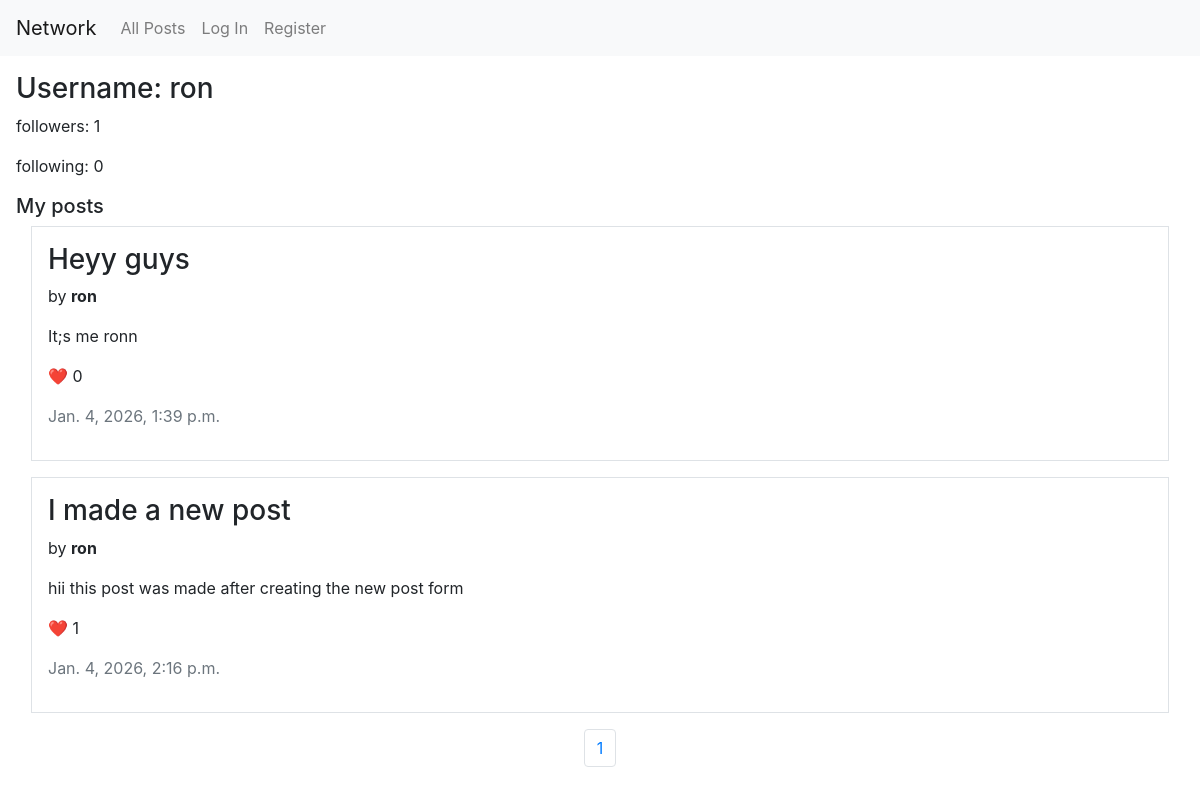
The page /profile/3 on the database its author committed.
### network/models.py (models this page shows, shortened)
class User(AbstractUser):
    pass

class Post(models.Model):
    id = models.AutoField(primary_key=True)
    title = models.CharField()
    content = models.TextField()
    author = models.ForeignKey(User, on_delete=models.CASCADE, related_name='posts')
    timestamp = models.DateTimeField(auto_now_add=True)

### network/views.py (the view)
# urls.py: path("profile/<int:id>", views.profile, name="profile"),
def profile(request, id):
    try:
        user = User.objects.get(id=id)
    except:
        return render(request, "network/error.html")
    all_posts = Post.objects.filter(author=user).order_by('timestamp')
    username = user.username
    followers = user.followers.count()
    following = user.following.count()
    p = Paginator(all_posts, 10)
    page_number = request.GET.get('page')
    page_obj = p.get_page(page_number)
    if request.user.is_authenticated:
        for post in page_obj:
            post.is_liked = post.likes.filter(liked_by=request.user).exists()
            post.is_following = post.author.followers.filter(follower=request.user).exists()
    return render(request, "network/profile.html", {
        'page_obj' : page_obj,
        'username' : username,
        'following_count' : following,
        'followers_count' : followers
    })

### network/templates/network/profile.html (shortened to what this page needs)
{% extends "network/layout.html" %}
{% block body %}
<main class="p-3">
    <section>
        <h3>Username: {{ username }}</h3>
        <p>followers: {{ followers_count }}</p>
        <p>following: {{ following_count }}</p>
    </section>
    <section>
        <h5>My posts</h5>
        <div class="container-fluid mb-3">
            {% for post in page_obj %}
                <div class="mb-3 p-3 border">
                    <h3>{{ post.title }}</h3>
                    {% if request.user.is_authenticated and post.author != request.user %}
                    <div>
                        <span>by <b>{{ post.author.username }}</b></span>
                        {% if post.is_following %}
                            <button onclick="followHandler(this)" data-id="{{ post.author.username }}" class="follow-{{ post.author.username }} btn btn-sm btn-outline-info">🚫 Unfollow</button>
                        {% else %}
                            <button onclick="followHandler(this)" data-id="{{ post.author.username }}" class="follow-{{ post.author.username }} btn btn-sm btn-outline-info">➕ Follow</button>
                        {% endif %}
                    </div>
                    {% else %}
                        <p>by <b>{{ post.author.username }}</b></p>
                    {% endif %}
                    <p class="mt-3">{{ post.content }}</p>
                    {% if request.user.is_authenticated %}
                        <div>
                            {% if post.is_liked %}
                                <button id="heart-{{ post.id }}" onclick="likeHandler(this)" data-id="{{ post.id }}" class="btn btn-link">❤️</button>
                            {% else %}
                                <button id="heart-{{ post.id }}" onclick="likeHandler(this)" data-id="{{ post.id }}" class="btn btn-link">🤍</button>
                            {% endif %}
                            <span id="count-{{ post.id }}">{{ post.likes.count }}</span>
                        </div>
                    {% else %}
                    <p>❤️ {{ post.likes.count }}</p>
                    {% endif %}
                    <p class="text-muted">{{ post.timestamp }}</p>
                </div>
            {% endfor %}
        </div>
        <nav aria-label="Page navigation example">
        <ul class="pagination justify-content-center">
            {% for num in page_obj.paginator.page_range %}
            <li class="page-item">
                <span class="page-link">{{ num }}</span>
            </li>
            {% endfor %}
        </ul>
        </nav>
    </section>
</main>
{% endblock %}

### rows shown on the page
User: username "ron"
Post: title "Heyy guys", author.username "ron", content "It;s me ronn", likes.count "0", timestamp "Jan. 4, 2026, 1:39 p.m."
Post: title "I made a new post", author.username "ron", content "hii this post was made after creating the new post form", likes.count "1", timestamp "Jan. 4, 2026, 2:16 p.m."

### other values the page prints
{{ followers_count }} "1"
{{ following_count }} "0"
{{ num }} "1"
